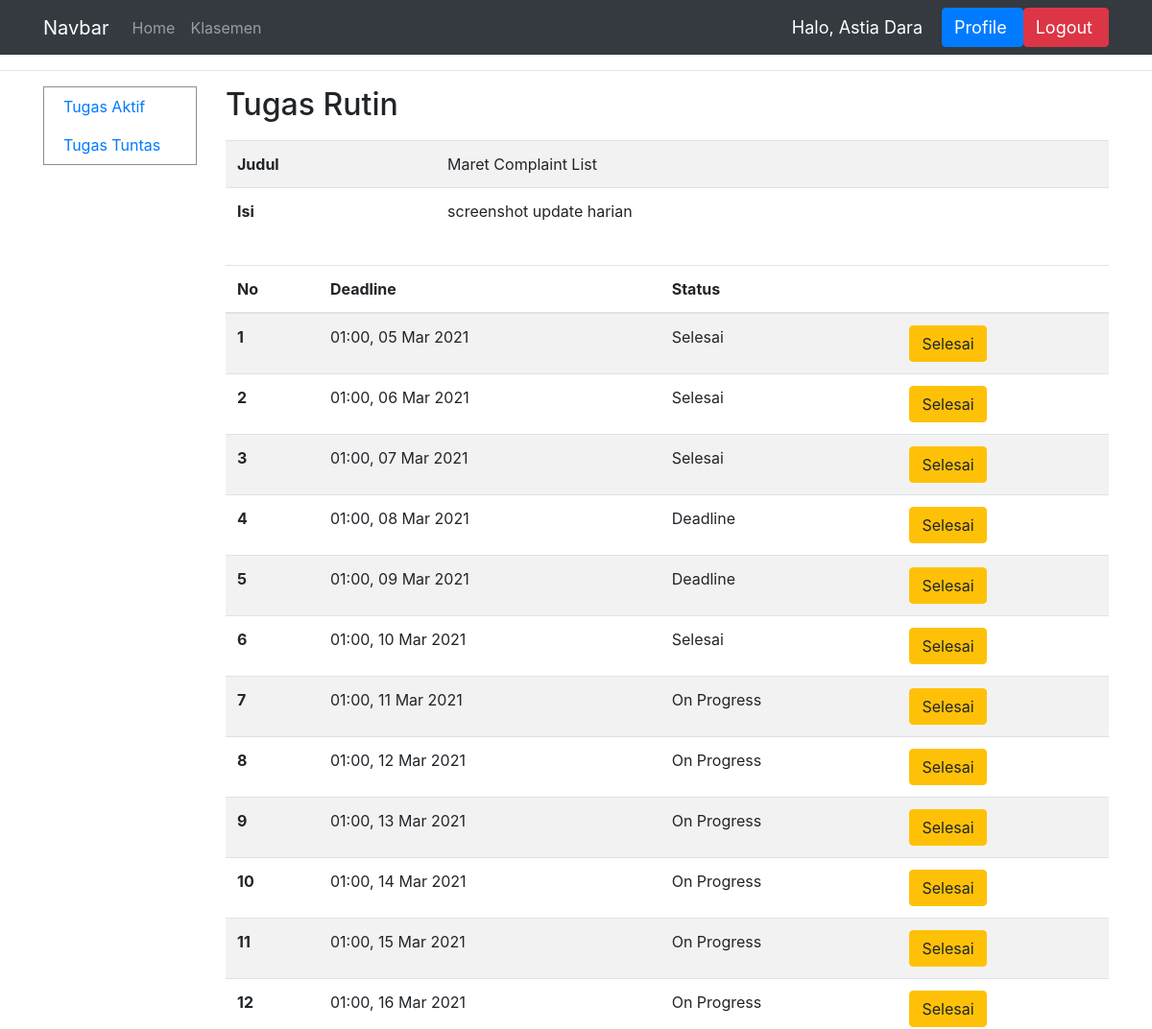
/daftar_tugas_rutin/21 (signed in, upper part), run on an earlier commit of the app's database.
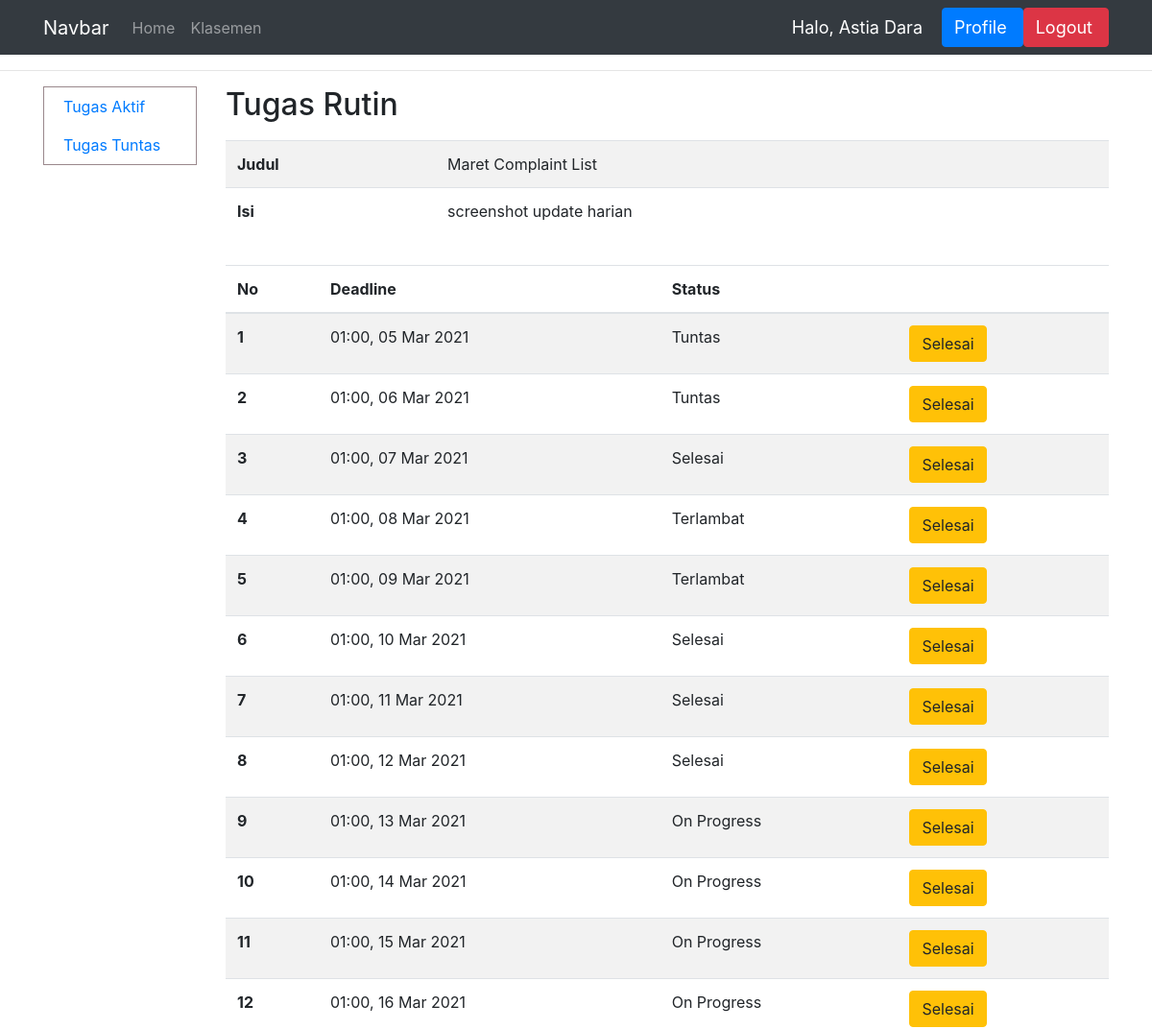
And on a later commit of the database.
### dashboard/models.py (models this page shows)
class IsiTugasRutin(models.Model):
    STATUS = (
        ('Tuntas', 'Tuntas'),
        ('Hold', 'Hold'),
        ('On Progress', 'On Progress'),
        ('Selesai', 'Selesai'),
        ('Deadline', 'Deadline'),
    )
    tugas_rutin = models.ForeignKey(TugasRutin, on_delete=models.CASCADE)
    deadline = models.DateTimeField('Deadline')
    status = models.CharField(max_length=15, choices=STATUS)
    bukti = models.CharField(max_length=100, null=True)
    penilaian = models.IntegerField(null=True)
    komentar = models.CharField(max_length=1000)
    link_bukti = models.CharField(max_length=1000, null=True, default='#')
    selesai_pada = models.DateTimeField('Selesai pada', null=True)
    ketuntasan = models.BooleanField(null=True, default=False)
    judul = models.CharField(max_length=150, null=True)
    isi = models.CharField(max_length=1000, null=True)

### dashboard/views.py (the view)
# urls.py: path('daftar_tugas_rutin/<int:id_tugas>', views.daftar_tugas_rutin, name='daftar_tugas_rutin'),
@login_required(login_url='login')
def daftar_tugas_rutin(request, id_tugas):
    nama = request.user.first_name
    t = TugasRutin.objects.get(pk=id_tugas)
    tr = IsiTugasRutin.objects.filter(tugas_rutin=t)
    manager = request.user.groups.filter(name='Manager').exists()
    context = {'nama' : nama, 'judul' : t.judul, 'isi' : t.isi, 'tugas_rutin' : tr}
    if not request.user.groups.filter(name='Eksekutif').exists() or request.user.last_name == 'Human Resource':
        context['data_kar'] = True
    if manager:
        context['sidebar_manager'] = True
    return render(request, 'eksekutif/daftar_tugas_rutin.html', context)

### templates/eksekutif/daftar_tugas_rutin.html (shortened to what this page needs)
{% extends 'main.html' %}
{% block content %}
<hr>
<div class="container">
    <div class="row">
      {% if sidebar_manager %}
        {% include 'manager/sidebar.html' %}
      {% else %}
        {% include 'eksekutif/sidebar.html' %}
      {% endif %}
        <div class="col">
            <h2 class="padding-proyek">Tugas Rutin</h2>
            <table class="table table-striped">
              <tbody>
                <tr>
                  <th scope="row">Judul</th>
                  <td>{{judul}}</td>
                </tr>
                <tr>
                  <th scope="row">Isi</th>
                  <td>{{isi|linebreaks}}</td>
                </tr>
              </tbody>
            </table>
              <table class="table table-striped">
                <thead>
                  <tr>
                    <th scope="col">No</th>
                    <th scope="col">Deadline</th>
                    <th scope="col">Status</th>
                    <th></th>
                  </tr>
                </thead>
                <tbody>
                    {% for isi in tugas_rutin %}
                  <tr>
                    <th scope="row">{{forloop.counter}}</th>
                    <td>{{isi.deadline|time:"H:i"}}, {{isi.deadline|date:"d M Y"}}</td>
                    <td>{{isi.status}}</td>
                    <td><a class="btn btn-warning" href="{% url 'upload_dokumentasi_tr' isi.id %}" role="button">Selesai</a></td>
                  </tr>
                    {% endfor %}
                </tbody>
              </table>
              <br><br><br><br><br><br><br><br>
        </div>
    </div>
</div>
{% endblock %}

What changed in the data, as far as the page shows it:
changed IsiTugasRutin "05 Mar 2021": status "Selesai" → "Tuntas"
changed IsiTugasRutin "06 Mar 2021": status "Selesai" → "Tuntas"
changed IsiTugasRutin "08 Mar 2021": status "Deadline" → "Terlambat"
changed IsiTugasRutin "09 Mar 2021": status "Deadline" → "Terlambat"
changed IsiTugasRutin "11 Mar 2021": status "On Progress" → "Selesai"
changed IsiTugasRutin "12 Mar 2021": status "On Progress" → "Selesai"
